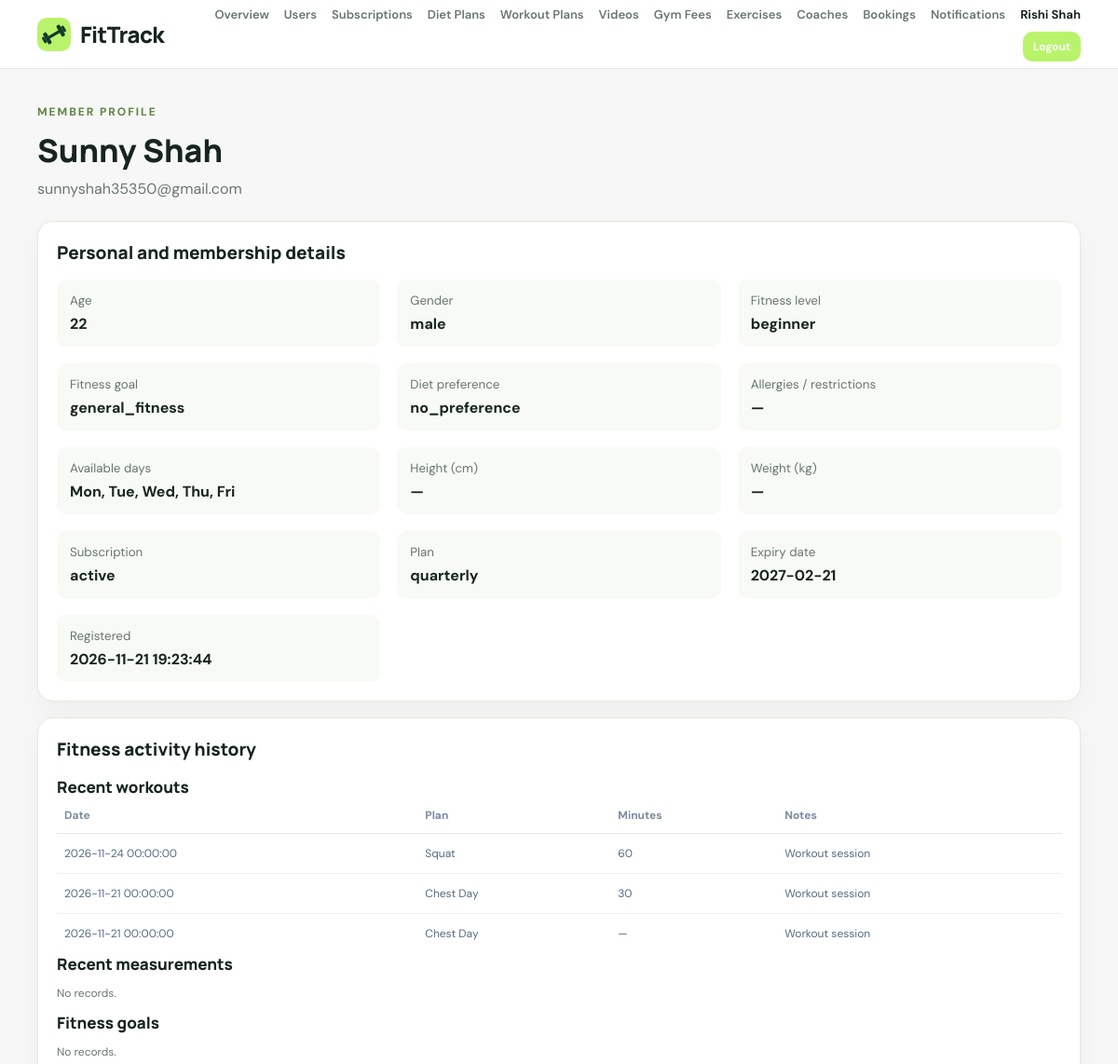
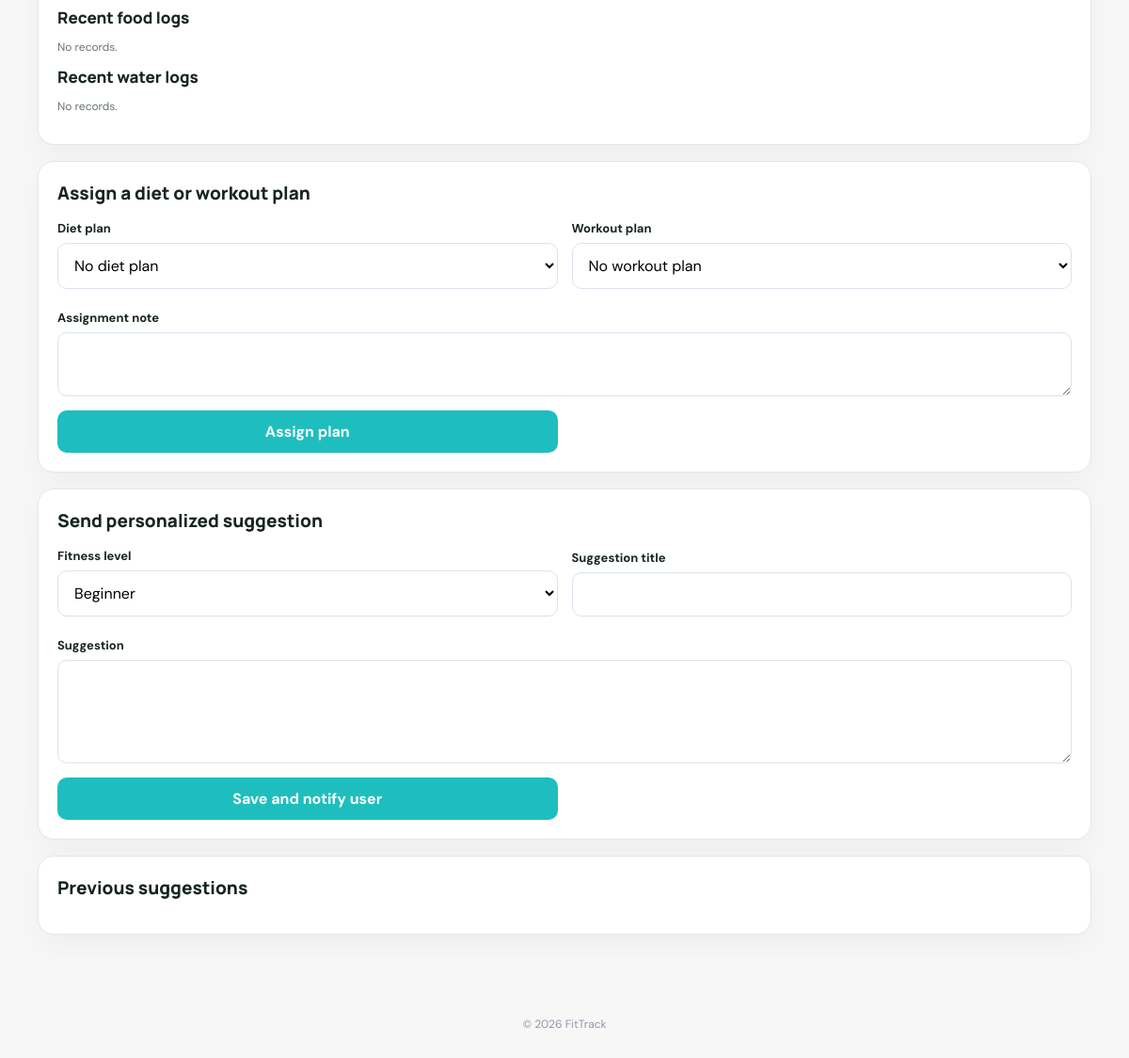
/admin/user-detail.php?id=1 (signed in), run on the app's committed database (2 pictures, top to bottom).
### tables this page shows
CREATE TABLE `users` (
  `id` bigint(20) UNSIGNED NOT NULL,
  `name` varchar(100) NOT NULL,
  `email` varchar(190) NOT NULL,
  `password_hash` varchar(255) NOT NULL,
  `role` enum('user','admin') NOT NULL DEFAULT 'user',
  `age` tinyint(3) UNSIGNED DEFAULT NULL,
  `gender` enum('male','female','other','prefer_not_to_say') DEFAULT NULL,
  `height_cm` decimal(5,2) DEFAULT NULL,
  `weight_kg` decimal(6,2) DEFAULT NULL,
  `fitness_level` enum('beginner','intermediate','advanced','expert') NOT NULL DEFAULT 'beginner',
  `fitness_goal` varchar(40) DEFAULT 'general_fitness',
  `dietary_preference` varchar(40) DEFAULT 'no_preference',
  `food_allergies` varchar(500) DEFAULT NULL,
  `available_days` text DEFAULT NULL,
  `subscription_plan` enum('monthly','quarterly','yearly') DEFAULT NULL,
  `subscription_status` enum('normal','pending','active','expired') NOT NULL DEFAULT 'normal',
  `subscription_expires_at` date DEFAULT NULL,
  `created_at` timestamp NOT NULL DEFAULT current_timestamp(),
  `updated_at` timestamp NOT NULL DEFAULT current_timestamp() ON UPDATE current_timestamp()
);

CREATE TABLE `workout_sessions` (
  `id` bigint(20) UNSIGNED NOT NULL,
  `user_id` bigint(20) UNSIGNED NOT NULL,
  `plan_id` bigint(20) UNSIGNED DEFAULT NULL,
  `session_date` datetime NOT NULL DEFAULT current_timestamp(),
  `duration_minutes` int(10) UNSIGNED DEFAULT NULL,
  `notes` text DEFAULT NULL,
  `created_at` timestamp NOT NULL DEFAULT current_timestamp()
);

CREATE TABLE `workout_plans` (
  `id` bigint(20) UNSIGNED NOT NULL,
  `user_id` bigint(20) UNSIGNED NOT NULL,
  `name` varchar(150) NOT NULL,
  `description` text DEFAULT NULL,
  `created_at` timestamp NOT NULL DEFAULT current_timestamp()
);

### admin/user-detail.php (the view, shortened to what this page needs)
<?php
require_once __DIR__ . '/../includes/auth.php';
$userId = (int) ($_GET['id'] ?? 0);
$userQuery = $pdo->prepare("SELECT * FROM users WHERE id = ? AND role = 'user'");
$userQuery->execute([$userId]);
$user = $userQuery->fetch();
$assignmentQuery = $pdo->prepare('SELECT a.*, d.title diet_title, w.title workout_title FROM user_plan_assignments a LEFT JOIN diet_plans d ON d.id = a.diet_plan_id LEFT JOIN workout_templates w ON w.id = a.workout_template_id WHERE a.user_id = ? ORDER BY a.created_at DESC');
$assignmentQuery->execute([$userId]);
$assignments = $assignmentQuery->fetchAll();
$activityDefinitions = [
    'Recent workouts' => 'SELECT s.session_date AS date, p.name AS plan, s.duration_minutes AS minutes, s.notes FROM workout_sessions s LEFT JOIN workout_plans p ON p.id = s.plan_id WHERE s.user_id = ? ORDER BY s.session_date DESC, s.id DESC LIMIT 10',
    'Recent measurements' => 'SELECT recorded_at AS date, weight_kg, body_fat_percent, waist_cm FROM body_measurements WHERE user_id = ? ORDER BY recorded_at DESC, id DESC LIMIT 10',
    'Fitness goals' => 'SELECT title, status, target_value, unit, deadline FROM fitness_goals WHERE user_id = ? ORDER BY created_at DESC LIMIT 10',
    'Recent food logs' => 'SELECT * FROM food_logs WHERE user_id = ? ORDER BY logged_at DESC LIMIT 10',
    'Recent water logs' => 'SELECT log_date AS date, SUM(amount_ml) AS total_ml, COUNT(*) AS entries FROM water_logs WHERE user_id = ? GROUP BY log_date ORDER BY log_date DESC LIMIT 10',
];
$hiddenColumns = ['id', 'user_id', 'created_at', 'updated_at'];
$activity = [];
$activityFailed = [];
foreach ($activityDefinitions as $label => $sql) {
    try {
        $query = $pdo->prepare($sql);
        $query->execute([$userId]);
        $activity[$label] = $query->fetchAll();
    } catch (Throwable $exception) {
        error_log('FitTrack admin profile section "' . $label . '" failed: ' . $exception->getMessage());
        $activity[$label] = [];
        $activityFailed[$label] = true;
    }
}
require __DIR__ . '/../includes/header.php';
?>
<section class="page-heading"><div><p class="eyebrow">MEMBER PROFILE</p><h1><?= e($user['name']) ?></h1><p><?= e($user['email']) ?></p></div></section>
<section class="panel"><h2>Personal and membership details</h2><div class="detail-grid">
<?php foreach (['age'=>'Age','gender'=>'Gender','fitness_level'=>'Fitness level','fitness_goal'=>'Fitness goal','dietary_preference'=>'Diet preference','food_allergies'=>'Allergies / restrictions','available_days'=>'Available days','height_cm'=>'Height (cm)','weight_kg'=>'Weight (kg)','subscription_status'=>'Subscription','subscription_plan'=>'Plan','subscription_expires_at'=>'Expiry date','created_at'=>'Registered'] as $key => $label): ?>
<?php $shown = $user[$key] ?? null; if ($key === 'available_days' && is_string($shown) && $shown !== '') { $days = json_decode($shown, true); $shown = is_array($days) ? implode(', ', $days) : $shown; } ?>
<div><small><?= e($label) ?></small><strong><?= e((string) (($shown === null || $shown === '') ? '—' : $shown)) ?></strong></div>
<?php endforeach; ?>
</div></section>
<section class="panel"><h2>Fitness activity history</h2>
<?php foreach ($activity as $label => $rows): ?><h3><?= e($label) ?></h3>
<?php if (!empty($activityFailed[$label])): ?><p class="muted">This section could not be loaded. Check the server error log.</p>
<?php elseif (!$rows): ?><p class="muted">No records.</p>
<?php else: $columns = array_values(array_diff(array_keys($rows[0]), $hiddenColumns)); ?><div class="table-wrap"><table><thead><tr><?php foreach ($columns as $column): ?><th><?= e(ucwords(str_replace('_', ' ', $column))) ?></th><?php endforeach; ?></tr></thead><tbody><?php foreach ($rows as $row): ?><tr><?php foreach ($columns as $column): ?><td><?= e((string) ($row[$column] ?? '—')) ?></td><?php endforeach; ?></tr><?php endforeach; ?></tbody></table></div><?php endif; ?>
<?php endforeach; ?></section>
<section class="panel"><h2>Assign a diet or workout plan</h2><form method="post" class="form-grid">
<div><label>Diet plan</label><select name="diet_plan_id"><option value="0">No diet plan</option></select></div>
<div><label>Workout plan</label><select name="workout_template_id"><option value="0">No workout plan</option></select></div>
<div class="full"><label>Assignment note</label><textarea name="assignment_note" rows="2"></textarea></div><div><button class="button">Assign plan</button></div></form>
<?php foreach ($assignments as $assignment): ?><p><?= e($assignment['diet_title'] ?? '') ?> <?= e($assignment['workout_title'] ?? '') ?> <small><?= e($assignment['created_at']) ?></small></p><?php endforeach; ?></section>
<section class="panel"><h2>Send personalized suggestion</h2><form method="post" class="form-grid"><input type="hidden" name="csrf_token" value="<?= e(csrfToken()) ?>"><input type="hidden" name="action" value="suggest">
<div><label>Fitness level</label><select name="fitness_level"><option value="beginner" <?= $user['fitness_level'] === 'beginner' ? 'selected' : '' ?>>Beginner</option></select></div>
<div><label>Suggestion title</label><input name="title" required></div><div class="full"><label>Suggestion</label><textarea name="suggestion" rows="4" required></textarea></div><div><button class="button">Save and notify user</button></div></form></section>
<section class="panel"><h2>Previous suggestions</h2></section>
<?php require __DIR__ . '/../includes/footer.php'; ?>

### assets/css/style.css (style rules this page uses)
:root { --green: #12c115; --green-dark: #8f0b13; --ink: #171717; --muted: #737373; --line: #e5e5e5; --bg: #f7f7f7; --white: #fff; --red: #b42318; --shadow: 0 12px 32px #1717170a; }
* { box-sizing: border-box; }
body { margin: 0; background: var(--bg); color: var(--ink); font-family: 'DM Sans', Arial, sans-serif; }
button, input, select, textarea { font: inherit; }
.button { display: inline-flex; justify-content: center; align-items: center; gap: 8px; border: 0; border-radius: 10px; background: rgb(31, 190, 190); color: white; padding: 12px 17px; font-weight: 700; cursor: pointer; }
.eyebrow { font-size: 12px; letter-spacing: 1.5px; font-weight: 800; text-transform: uppercase; color: var(--green); margin: 0 0 13px; }
.role-card, .panel, .auth-card, .stat { background: #fff; border: 1px solid var(--line); border-radius: 17px; box-shadow: var(--shadow); }
.full { width: 100%; margin-top: 7px; }
.muted { color: var(--muted); font-size: 12px; }
.panel { padding: 20px; margin-bottom: 17px; min-width: 0; }
.panel h3 { font: 800 17px Manrope, sans-serif; margin: 0; }
.table-wrap { overflow-x: auto; }
table { width: 100%; border-collapse: collapse; font-size: 12px; min-width: 420px; }
th { text-align: left; color: #7a8ca1; padding: 11px 8px; border-bottom: 1px solid var(--line); }
td { padding: 13px 8px; border-bottom: 1px solid #edf1f6; color: #566b84; }
tbody tr:last-child td { border-bottom: 0; }
.page-heading { display: flex; align-items: center; justify-content: space-between; gap: 16px; margin: 0 0 22px; }
.page-heading h1 { font: 800 clamp(25px, 3vw, 34px)/1.2 Manrope, sans-serif; margin: 0 0 8px; }
.page-heading p:not(.eyebrow) { color: var(--muted); margin: 0; line-height: 1.6; }
.panel h2 { font: 800 19px Manrope, sans-serif; margin: 0 0 16px; }
.form-grid { display: grid; grid-template-columns: repeat(2, minmax(0, 1fr)); gap: 15px; align-items: end; }
.form-grid>div { min-width: 0; display: grid; gap: 7px; }
.form-grid .full { grid-column: 1/-1; }
.form-grid label { font-size: 13px; font-weight: 700; }
.form-grid input, .form-grid select, .form-grid textarea { width: 100%; min-width: 0; padding: 12px 13px; border: 1px solid #d9e3ed; border-radius: 10px; background: #fff; outline: none; }
:root { --green: #c1121f; --green-dark: #8f0b13; --ink: #171717; --muted: #737373; --line: #e5e5e5; --bg: #f7f7f7; }
:root { --ft-green:#166534; --ft-green-dark:#123b2b; --ft-green-soft:#e7f5ec; --ft-border:#d7e8dc; }
body { --primary:var(--ft-green); }

### assets/css/style2.css (style rules this page uses)
:root { --ink:#17251f;--muted:#68766f;--green:#b9f36b;--deep:#12241d;--paper:#f6f8f4;--line:#e2e9e1 }
.eyebrow { font-size:12px;letter-spacing:.16em;font-weight:800;color:#628746 }
.detail-grid { display:grid;grid-template-columns:repeat(3,1fr);gap:18px }
.detail-grid div { padding:14px;background:#f7faf5;border-radius:10px }
.detail-grid small { display:block;color:var(--muted);margin-bottom:6px }
.detail-grid strong { overflow-wrap:anywhere }
:root { --ft-green:#166534; --ft-green-dark:#123b2b; --ft-green-soft:#e7f5ec; --ft-border:#d7e8dc; }
body { --primary:var(--ft-green); }

### data on the page
users: name "Sunny Shah", email "sunnyshah35350@gmail.com", age "22", gender "male", fitness_level "beginner", fitness_goal "general_fitness", dietary_preference "no_preference", available_days "Mon, Tue, Wed, Thu, Fri", subscription_status "active", subscription_plan "quarterly", subscription_expires_at "2027-02-21", created_at "2026-11-21 19:23:44", fitness_level "Beginner"
workout_sessions: session_date "2026-11-24 00:00:00", plan.name "Squat", duration_minutes "60", notes "Workout session"
workout_sessions: session_date "2026-11-21 00:00:00", plan.name "Chest Day", duration_minutes "30", notes "Workout session"
workout_sessions: session_date "2026-11-21 00:00:00", plan.name "Chest Day", duration_minutes "—", notes "Workout session"

### other printed values
escapeHtml($_SESSION['user_name'] ?? 'Admin') "Rishi Shah"
$label "Age"
$label "Gender"
$label "Fitness level"
$label "Fitness goal"
$label "Diet preference"
$label "Allergies / restrictions"
$label "Available days"
$label "Height (cm)"
$label "Weight (kg)"
$label "Subscription"
$label "Plan"
$label "Expiry date"
$label "Registered"
$label "Recent workouts"
